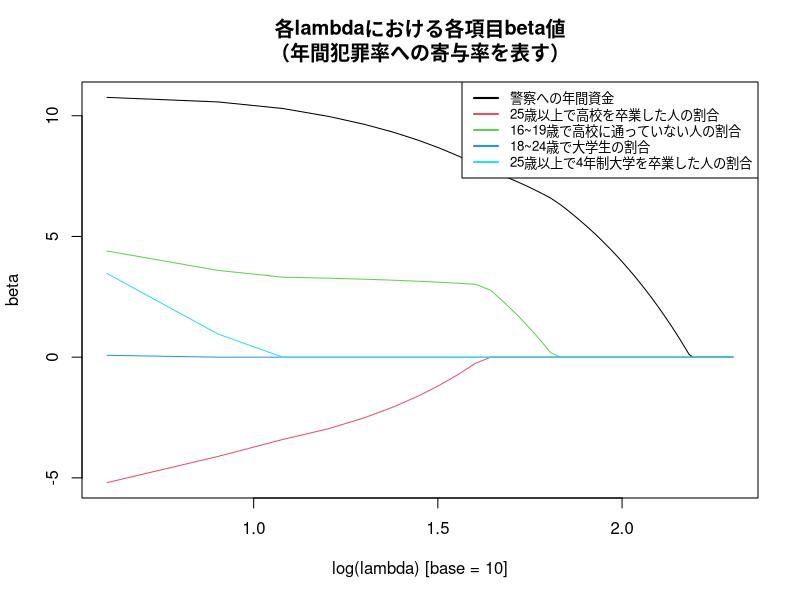

Reproduce this figure in R.
# Clear Working Memory
rm(list = ls())

# Setting Japanese font (for MacOSX)
# par(family= "HiraKakuProN-W3")

# Function for determining formula type
soft_th <- function(lambda, x) {
  # xの絶対値がlambdaの絶対値よりも小さいときは、0を返す。
  # xの絶対値がlambdaの絶対値よりも大きいときは、
  # 二者の絶対値の差に「xの元々の符号」を付けて返す。
  return(sign(x) * pmax(abs(x) - lambda, 0))
}

# Function for centralization
centralize <- function(X, y, standardize = TRUE) {
  X <- as.matrix(X) # DataFrame型の引数Xを行列型に変換。
  n <- nrow(X) # 行列Xの行数
  p <- ncol(X) # 行列Xの列数
  X_bar <- array(dim = p) # 行列Xの各列成分の平均値を格納する配列
  X_sd <- array(dim = p) # 行列Xの各列成分の標準偏差を格納する配列
  
  for (j in 1:p) {
    X_bar[j] <- mean(X[, j]) # 行列X第j列成分の平均値を計算。
    X[, j] <- (X[, j] - X_bar[j]) # 行列X第j列の各成分に対して平均値を引き算。
    X_sd[j] <- sqrt(var(X[, j])) # 行列X第j列成分の標準偏差を計算。
    
    if (standardize == TRUE) {
      X[, j] <- X[, j] / X_sd[j] # 正規化
    }
  }
  
  if (class(y) == "matrix") { # yが行列の時は、各列に対して各列成分平均値を引き算。
    K <- ncol(y)
    y_bar <- array(dim = K)
    
    for (k in 1:K) {
      y_bar[k] <- mean(y[, k])
      y[, k] <- y[, k] - y_bar[k]
    }
  } else { # yがベクトルの時は、ベクトル成分の平均値を各成分から引き算。
    y_bar <- mean(y)
    y <- y - y_bar
  }
  
  return(list(X = X, y = y, X_bar = X_bar, X_sd = X_sd, y_bar = y_bar))
}

# Function for linear Lasso
linear_lasso <- function(X, y, lambda = 0, beta = rep(0, ncol(X))) {
  n <- nrow(X) # データフレームXの行数
  p <- ncol(X) # データフレームXの列数
  
  res <- centralize(X, y) # 引数X, yを中心化。
  X <- res$X # 中心化されたX。
  y <- res$y # 中心化されたy。
  
  eps <- 1 # betaの収束判定用変数を1で初期化。
  beta_old <- beta # beta_oldを引数betaで初期化。
  
  # Lassoのコアルーチン
  while (eps > 0.001) {
    for (j in 1:p) {
      r <- y - as.matrix(X[, -j]) %*% beta[-j]
      beta[j] <- soft_th(lambda, sum(r * X[, j]) / n) / (sum(X[, j] * X[, j]) / n)
    }
    eps <- max(abs(beta - beta_old))
    print(eps)
    beta_old <- beta
  }
  
  beta <- beta / res$X_sd # 各betaの成分を正規化する前の値に戻す
  beta_0 <- res$y_bar - sum(res$X_bar * beta) # Lassoの切片beta_0
  
  return(list(beta = beta, beta_0 = beta_0))
}

# Function for Warm Start
warm_start <- function(X, y, lambda_max = 100) {
  dec <- round(lambda_max / 50)
  lambda_seq <- seq(lambda_max, 1, -dec) # lambdaを大きな値から始めて、徐々に小さくしていく。
  r <- length(lambda_seq) # 用意したlambdaシーケンスの長さ
  p <- ncol(X) # データフレームXの列数
  
  coef_seq <- matrix(nrow = r, ncol = p) # 各lambdaに対するbeta格納用行列
  coef_seq[1, ] <- linear_lasso(X, y, lambda_seq[1])$beta # 最大lambdaの時のbetaを計算。以降の計算の初期値となる。
  
  for (k in 2:r) {
    # 一つ前のlambda値で求めたbeta値を用いて、次のlambda値でのbetaを計算する。
    coef_seq[k, ] <- linear_lasso(X, y, lambda_seq[k], coef_seq[(k - 1), ])$beta
  }
  
  return(coef_seq)
}

# Main routine
crime <- read.table("crime.txt")
X <- crime[, 3:7]
y <- crime[, 1]

coef_seq <- warm_start(X, y, 200)

p <- ncol(X)
lambda_max <- 200
dec <- round(lambda_max / 50)
lambda_seq <- seq(lambda_max, 1, -dec)

plot(log(lambda_seq, base = 10), 
     coef_seq[, 1],
     ylim = c(min(coef_seq), max(coef_seq)), 
     xlab = "log(lambda) [base = 10]",
     ylab = "beta", 
     main = "各lambdaにおける各項目beta値\n（年間犯罪率への寄与率を表す）",
     type = "n") 

for (j in 1:p) {
  lines(log(lambda_seq, base = 10), coef_seq[, j], col = j)
}

legend("topright",
       legend = c("警察への年間資金",
                  "25歳以上で高校を卒業した人の割合",
                  "16~19歳で高校に通っていない人の割合", 
                  "18~24歳で大学生の割合", 
                  "25歳以上で4年制大学を卒業した人の割合"),
       col = 1:p, # 凡例中の線の色（プロットされている線の色と揃える）
       lwd = 2, # 凡例中の線の太さ
       cex = 0.8) # 凡例フォントの大きさ
